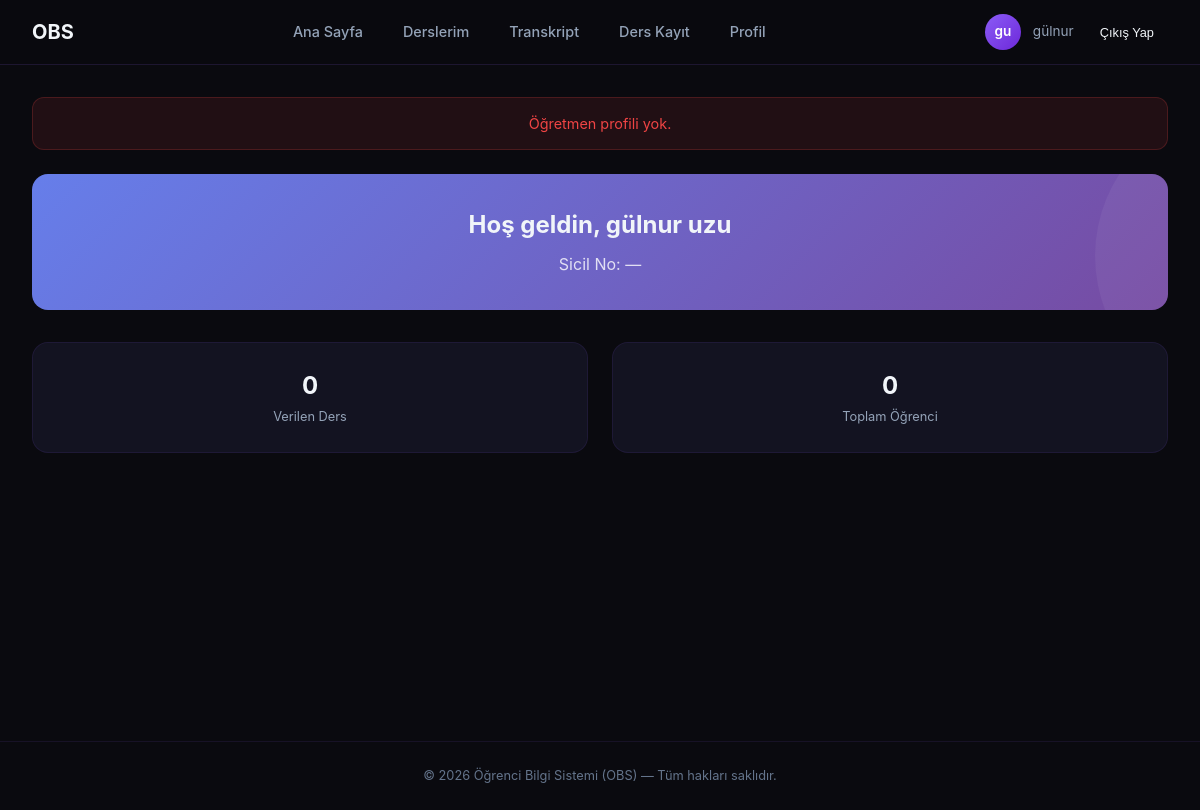
Screenshot of /ogretmen-paneli/ (signed in) with the database file from the repository.
### core/models.py (models this page shows)
class User(AbstractUser):
    ROLE_CHOICES = (('admin', 'Admin'), ('teacher', 'Teacher'), ('student', 'Student'))
    role = models.CharField(max_length=10, choices=ROLE_CHOICES, default='admin')

### core/views.py (the view, shortened to what this page needs)
# urls.py: path('ogretmen-paneli/', views.teacher_dashboard, name='teacher_dashboard'),
@login_required(login_url='login')
def teacher_dashboard(request):
    teacher = Teacher.objects.filter(user=request.user).first()
    if teacher is None:
        return render(request, 'core/accounts/teacher_dashboard.html', {
            'teacher': None,
            'courses': [],
            'total_students': 0,
            'course_count': 0,
            'error': 'Öğretmen profili yok.',
        })

### core/templates/core/accounts/teacher_dashboard.html (shortened to what this page needs)
{% extends 'base.html' %}
{% load static %}
{% block content %}
<div class="main-content">
    {% if error %}
    <div class="alert alert-danger">{{ error }}</div>
    {% endif %}
    <div class="welcome-banner">
        <h2>Hoş geldin, {{ teacher.user.first_name|default:user.first_name }} {{ teacher.user.last_name|default:user.last_name }}</h2>
        <p>Sicil No: {{ teacher.staff_no|default:"—" }}</p>
    </div>
    <div class="grid grid-2">
        <div class="stat-card">
            <div>
                <div class="stat-value">{{ course_count }}</div>
                <div class="stat-label">Verilen Ders</div>
            </div>
        </div>
        <div class="stat-card">
            <div>
                <div class="stat-value">{{ total_students }}</div>
                <div class="stat-label">Toplam Öğrenci</div>
            </div>
        </div>
    </div>
</div>
{% endblock %}

### core/templates/base.html (shortened to what this page needs)
{% load static %}
<!DOCTYPE html>
<html lang="tr">
<head>
    <link rel="stylesheet" href="{% static 'css/style.css' %}">
</head>
<body>
    {% if user.is_authenticated %}
    {% if user.role|lower == 'teacher' or user.username == 'ibrahim' %}
        {% url 'teacher_dashboard' as home_url %}
    {% elif user.role|lower == 'admin' %}
        {% url 'admin_dashboard' as home_url %}
    {% else %}
        {% url 'ana_sayfa' as home_url %}
    {% endif %}
   <nav class="navbar">
    <div class="navbar-inner">
        <a href="{{ home_url }}" class="navbar-brand">
            <span>OBS</span>
        </a>
        <ul class="navbar-links" id="navLinks">
            <li>
                <a href="{{ home_url }}"
                   class="{% if request.path == home_url %}active{% endif %}">
                    Ana Sayfa
                </a>
            </li>
            {% if user.role|lower == 'teacher' or user.username == 'ibrahim' %}
                <li><a href="{% url 'teacher_courses' %}" class="{% if request.resolver_match.url_name == 'teacher_courses' %}active{% endif %}">Not Girişi</a></li>
            {% elif user.role|lower == 'admin' %}
                <li><a href="{% url 'admin_dashboard' %}" class="{% if request.resolver_match.url_name == 'admin_dashboard' %}active{% endif %}">Yönetim Paneli</a></li>
            {% else %}
                <li><a href="{% url 'my_courses' %}" class="{% if request.resolver_match.url_name == 'my_courses' %}active{% endif %}">Derslerim</a></li>
                <li><a href="{% url 'transcript' %}" class="{% if request.resolver_match.url_name == 'transcript' %}active{% endif %}">Transkript</a></li>
                <li><a href="{% url 'course_list' %}" class="{% if request.resolver_match.url_name == 'course_list' %}active{% endif %}">Ders Kayıt</a></li>
            {% endif %}
            <li><a href="{% url 'profile' %}" class="{% if request.resolver_match.url_name == 'profile' %}active{% endif %}">Profil</a></li>
        </ul>
        <div class="nav-user">
            <div class="nav-avatar">{{ user.first_name|first }}{{ user.last_name|first }}</div>
            <span class="nav-user-name">{{ user.first_name }}</span>
            <form action="{% url 'logout' %}" method="post" style="display:inline;">
                <button type="submit" class="btn-logout" style="background:none; border:none; color:inherit; cursor:pointer;">
                    Çıkış Yap
                </button>
            </form>
        </div>
    </div>
</nav>
    {% endif %}
    {% block content %}{% endblock %}
    {% if user.is_authenticated %}
    <footer class="footer">
        <p>© 2026 Öğrenci Bilgi Sistemi (OBS) — Tüm hakları saklıdır.</p>
    </footer>
    {% endif %}
</body>
</html>

### static/css/style.css (style rules this page uses)
:root { --bg-primary: #0a0a0f; --bg-secondary: #12121a; --bg-card: #1a1a2e; --accent-primary: #8b5cf6; --accent-secondary: #a78bfa; --text-primary: #f1f5f9; --text-secondary: #94a3b8; --text-muted: #64748b; --border-subtle: rgba(139, 92, 246, 0.15); --border-card: rgba(139, 92, 246, 0.1); --success: #22c55e; --warning: #f59e0b; --danger: #ef4444; --info: #3b82f6; --radius-md: 12px; --radius-lg: 16px; --shadow-card: 0 4px 24px rgba(0, 0, 0, 0.3); --transition: all 0.3s ease; }
*, *::before, *::after { box-sizing: border-box; margin: 0; padding: 0; }
html { scroll-behavior: smooth; overflow-x: hidden; }
body { font-family: -apple-system, BlinkMacSystemFont, 'Segoe UI', sans-serif; background-color: var(--bg-primary); color: var(--text-primary); line-height: 1.6; min-height: 100vh; overflow-x: hidden; max-width: 100vw; }
a { color: var(--accent-secondary); text-decoration: none; transition: var(--transition); }
.navbar { position: sticky; top: 0; z-index: 1000; background: rgba(10, 10, 15, 0.85); backdrop-filter: blur(20px); -webkit-backdrop-filter: blur(20px); border-bottom: 1px solid var(--border-subtle); padding: 0 2rem; max-width: 100%; box-sizing: border-box; }
.navbar-inner { max-width: 1280px; margin: 0 auto; display: flex; align-items: center; justify-content: space-between; height: 64px; }
.navbar-brand { display: flex; align-items: center; gap: 10px; font-size: 1.25rem; font-weight: 700; color: var(--text-primary); }
.navbar-links { display: flex; align-items: center; gap: 8px; list-style: none; }
.navbar-links a { display: flex; align-items: center; gap: 6px; padding: 8px 16px; border-radius: 8px; color: var(--text-secondary); font-size: 0.9rem; font-weight: 500; transition: var(--transition); }
.nav-user { display: flex; align-items: center; gap: 12px; }
.nav-avatar { width: 36px; height: 36px; border-radius: 50%; background: linear-gradient(135deg, #8b5cf6, #6d28d9); display: flex; align-items: center; justify-content: center; font-weight: 600; font-size: 0.85rem; color: white; }
.nav-user-name { font-size: 0.85rem; color: var(--text-secondary); }
.btn-logout { padding: 6px 14px; border-radius: 8px; background: rgba(239, 68, 68, 0.1); color: var(--danger); border: 1px solid rgba(239, 68, 68, 0.2); font-size: 0.8rem; cursor: pointer; transition: var(--transition); }
.main-content { position: relative; z-index: 1; max-width: 1280px; margin: 0 auto; padding: 2rem; min-height: calc(100vh - 64px - 60px); }
.grid { display: grid; gap: 1.5rem; }
.grid-2 { grid-template-columns: repeat(2, 1fr); }
.stat-card { background: rgba(26, 26, 46, 0.6); border: 1px solid var(--border-card); border-radius: var(--radius-lg); padding: 1.5rem; display: flex; flex-direction: column; align-items: center; justify-content: center; text-align: center; gap: 0.5rem; transition: var(--transition); }
.stat-value { font-size: 1.5rem; font-weight: 700; }
.stat-label { font-size: 0.8rem; color: var(--text-secondary); margin-top: 2px; }
.alert { padding: 14px 20px; border-radius: var(--radius-md); margin-bottom: 1.5rem; display: flex; align-items: center; justify-content: center; text-align: center; gap: 10px; font-size: 0.9rem; animation: slideDown 0.4s ease; }
.alert-error, .alert-danger { background: rgba(239, 68, 68, 0.1); border: 1px solid rgba(239, 68, 68, 0.2); color: var(--danger); }
.welcome-banner { background: linear-gradient(135deg, #667eea, #764ba2); border-radius: var(--radius-lg); padding: 2rem; margin-bottom: 2rem; text-align: center; position: relative; overflow: hidden; }
.welcome-banner::after { content: ''; position: absolute; top: -50%; right: -20%; width: 300px; height: 300px; background: rgba(255, 255, 255, 0.05); border-radius: 50%; }
.welcome-banner h2 { font-size: 1.5rem; font-weight: 700; position: relative; z-index: 1; }
.welcome-banner p { color: rgba(255, 255, 255, 0.8); margin-top: 0.5rem; position: relative; z-index: 1; }
.footer { position: relative; z-index: 1; text-align: center; padding: 1.5rem 2rem; color: var(--text-muted); font-size: 0.8rem; border-top: 1px solid var(--border-card); }

### rows the page displays
User: first_name|first "g", last_name|first "u", first_name "gülnur", user.first_name "gülnur", user.last_name "uzu"

### other values shown
{{ error }} "Öğretmen profili yok."
{{ teacher.staff_no|default:"—" }} "—"
{{ course_count }} "0"
{{ total_students }} "0"
